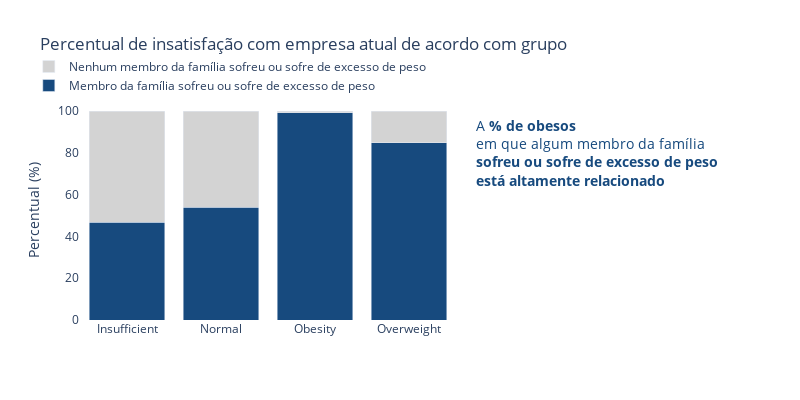

Notebook code cell kept with this figure:
### Markdown cell above
Para diversificar as ferramentas de análise, tomei a liberdade de utilizar *Plotly* para esse caso expecífico.

*Plotly* é uma poderosa biblioteca de visualização de dados em Python que permite criar gráficos interativos e visualmente atraentes, facilitando a análise e a comunicação de informações complexas de maneira eficaz e envolvente. Integra-se facilmente com ferramentas populares de Business Intelligence (BI), como Dash ou Streamlit por exemplo, permitindo a criação de dashboards personalizados que ajudam na tomada de decisões estratégicas. Sempre bom tê-lo em sua "caixa de ferramenta".

### Code cell
df_analise1 = 100* pd.crosstab(index=df_obesity['categoria_obesity'],
            columns=df_obesity['family_history_with_overweight'],          
            normalize='index').round(4)

grupo = list(df_analise1.index.values)

fig = go.Figure()
fig.add_trace(go.Bar(
    x=grupo,
    orientation='v',
    y=df_analise1.loc[:, 'sim'] ,
    name="Membro da família sofreu ou sofre de excesso de peso",
    marker_color=BLUE1,
))
fig.add_trace(go.Bar(
    x=grupo,
    orientation='v',
    y=df_analise1.loc[:, 'nao'] ,
    name="Nenhum membro da família sofreu ou sofre de excesso de peso",
    marker_color='lightgray',
))

fig.update_layout(title="Percentual de insatisfação com empresa atual de acordo com grupo",
                width=800, height=400, barmode='stack',
                plot_bgcolor='rgba(0,0,0,0)',                
                legend=dict(orientation="h",
                            yanchor="bottom",
                            y=1,
                            xanchor="left",
                            x=-0.08))
                 
fig.update_yaxes(title="Percentual (%)")

fig.add_annotation(x=5, y=80,
    text="A <b>% de obesos</b><br>em que algum membro da família<br><b>sofreu ou sofre de excesso de peso<br><b>está altamente relacionado",
            showarrow=False,
            font=dict(size=14, color=BLUE1),align='left' )

### Figure 1 — Plotly figure (JSON) as saved in the notebook; plotly's stock layout.template omitted (floating-point values rounded to 4 significant figures)
{"data": [{"marker": {"color": "#174A7E"}, "name": "Membro da família sofreu ou sofre de excesso de peso", "orientation": "v", "type": "bar", "x": ["Insufficient", "Normal", "Obesity", "Overweight"], "y": [46.82, 53.9, 99.18, 84.83]}, {"marker": {"color": "lightgray"}, "name": "Nenhum membro da família sofreu ou sofre de excesso de peso", "orientation": "v", "type": "bar", "x": ["Insufficient", "Normal", "Obesity", "Overweight"], "y": [53.18, 46.1, 0.82, 15.17]}], "layout": {"annotations": [{"align": "left", "font": {"color": "#174A7E", "size": 14}, "showarrow": false, "text": "A <b>% de obesos</b><br>em que algum membro da família<br><b>sofreu ou sofre de excesso de peso<br><b>está altamente relacionado", "x": 5, "y": 80}], "barmode": "stack", "height": 400, "legend": {"orientation": "h", "x": -0.08, "xanchor": "left", "y": 1, "yanchor": "bottom"}, "plot_bgcolor": "rgba(0,0,0,0)", "title": {"text": "Percentual de insatisfação com empresa atual de acordo com grupo"}, "width": 800, "yaxis": {"title": {"text": "Percentual (%)"}}}}
